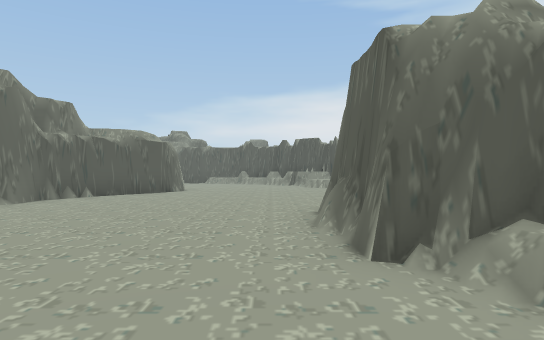
[1] (above)

24 first-person views from a walk through a Unity game level. The camera is 1.3 m above the floor, looks level and sees 75° across. The floor is counted in squares, 2 m on a side. Each view is taken from the middle of a square. On the plan, view 1 faces up. The plan holds only what a view shows up to about 10 squares ahead; the rest is blank. The place goes on beyond the plan.

[2]
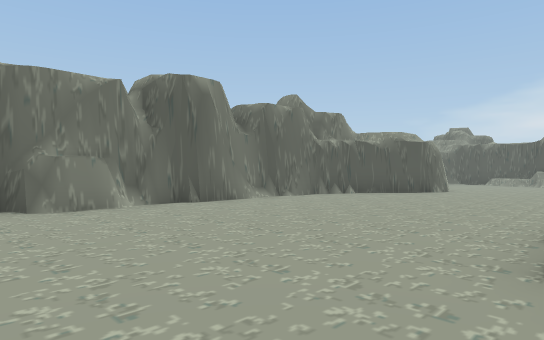

[3]
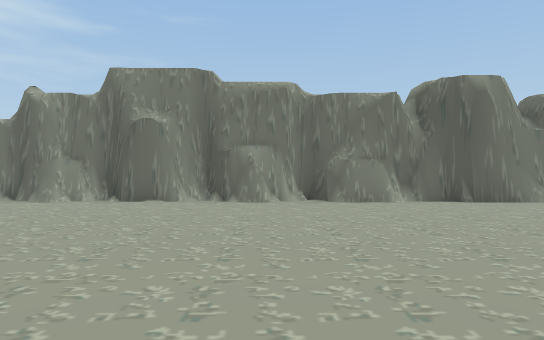

[4]
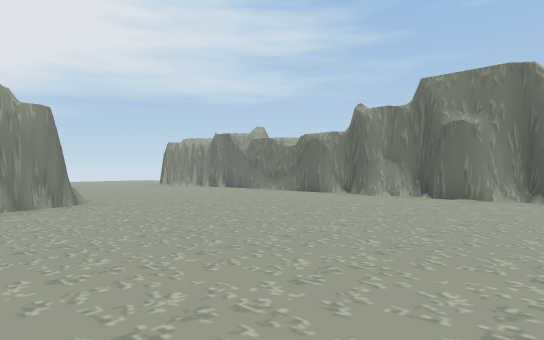

[5]
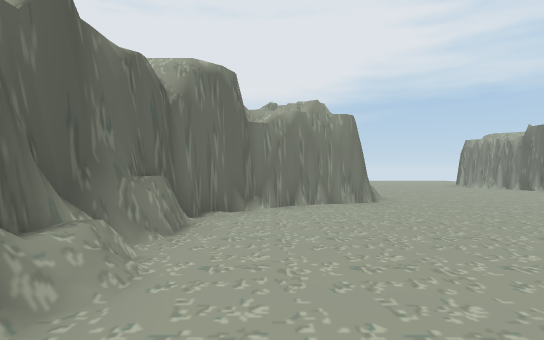

[6]
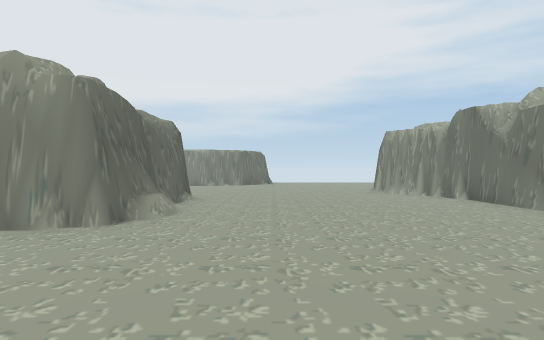

[7]
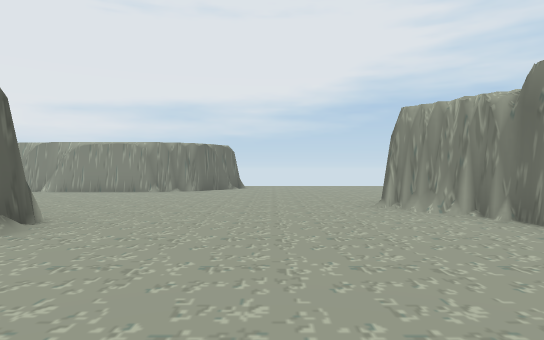

[8]
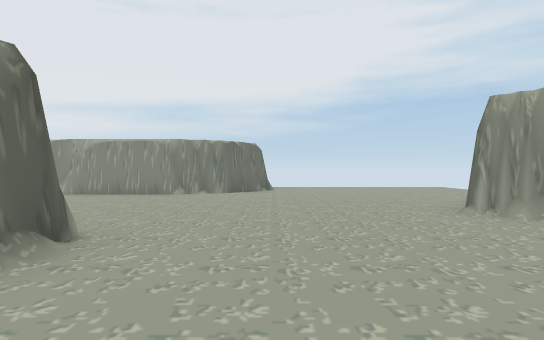

[9]
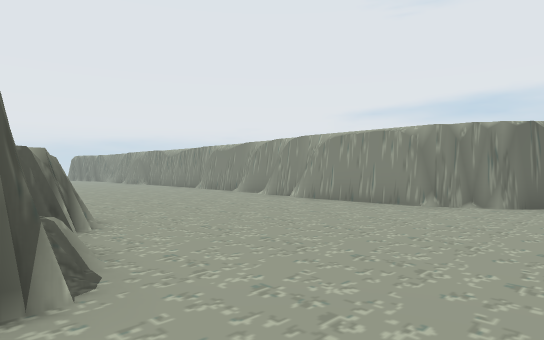

[10]
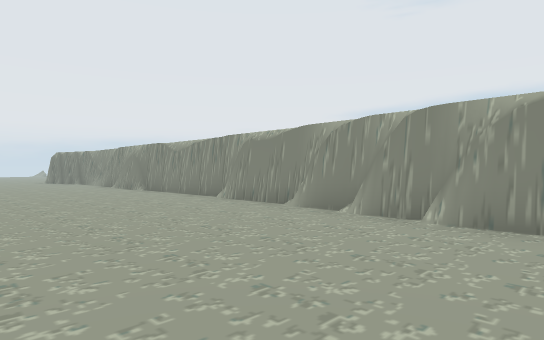

[11]
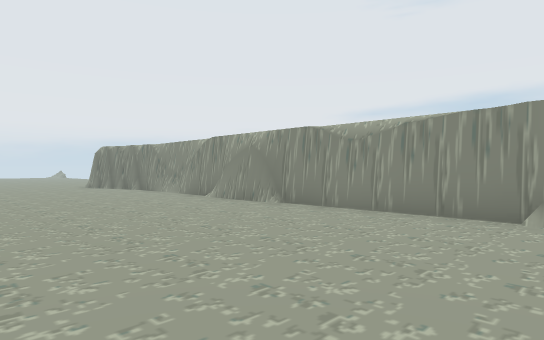

[12]
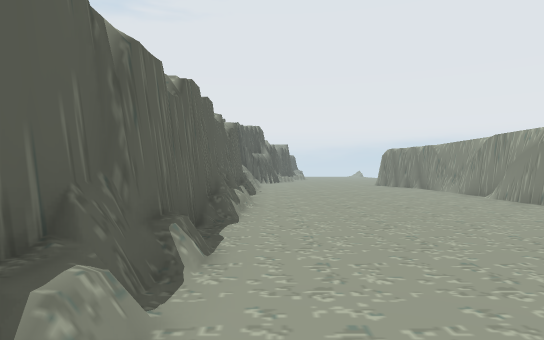

[13]
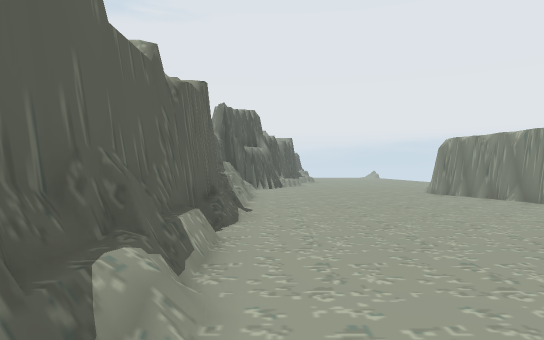

[14]
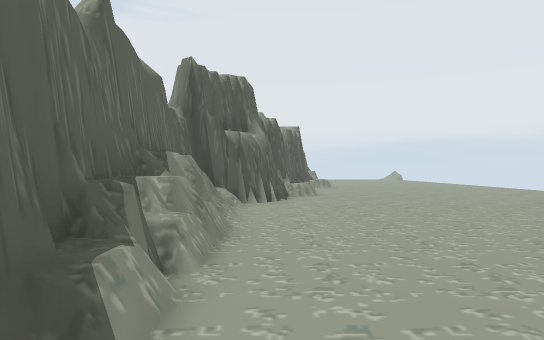

[15]
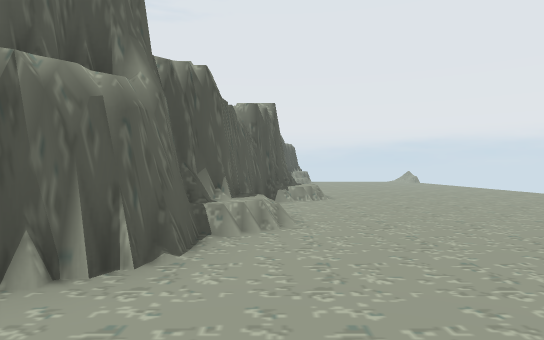

[16]
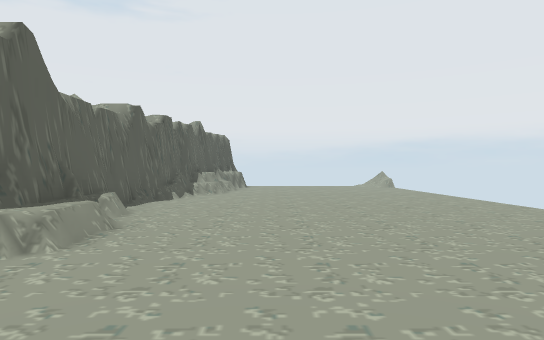

[17]
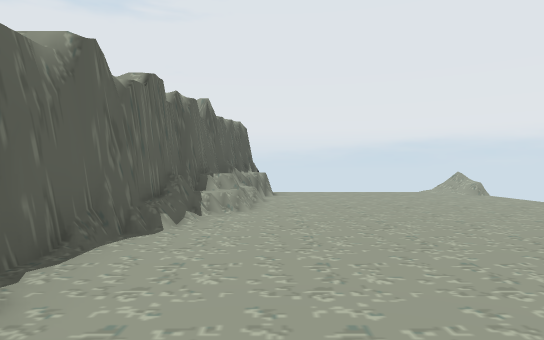

[18]
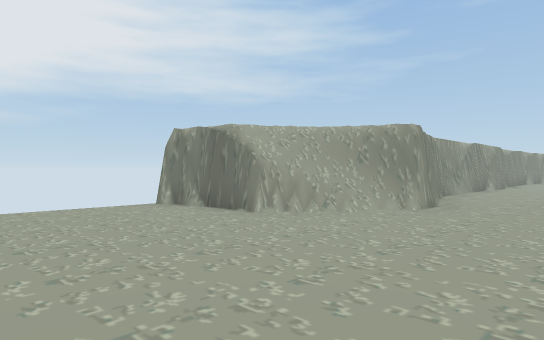

[19]
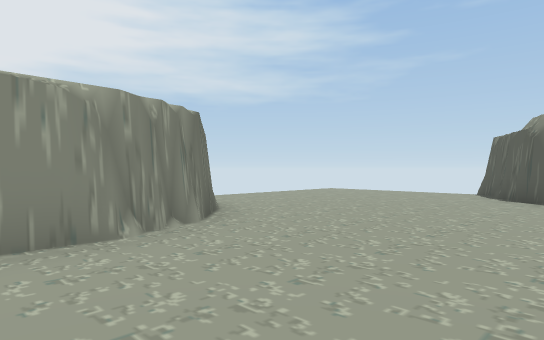

[20]
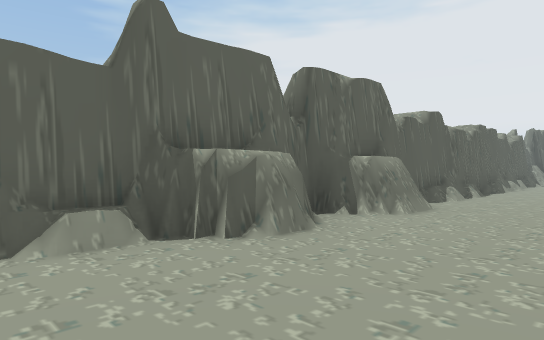

[21]
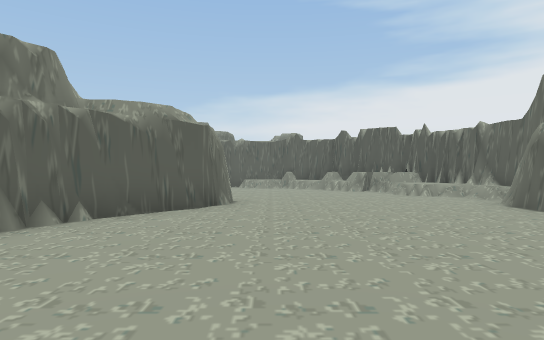

[22]
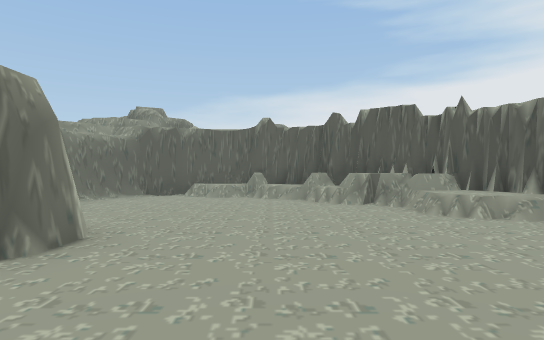

[23]
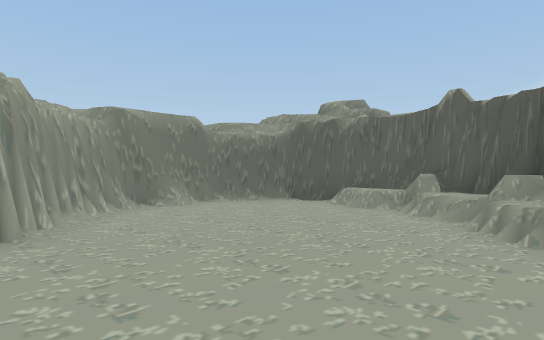

[24]
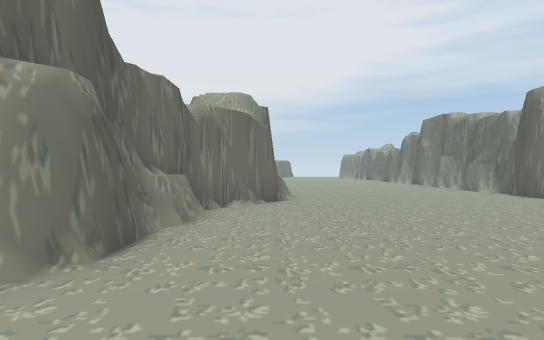

### Floor plan
Key: @ floor where view 1 was taken; # wall or solid block; . floor; / step, stairs or slope; = window, fence, low wall or low ledge; ^ raised ledge.
Columns run from 8 left of view 1 to 42 right of it. Each row starts with its distance up from view 1.
 17    #######
 16    #...=^##
 15    #....=^##
 14    #......=#
 13    #......=#
 12    ##......#
 11     ##.....#
 10    ##......#
  9    #.......#
  8    #......##
  7   ##......#
  6   #.......#
  5   #......##
  4   #......#
  3   #......##
  2   #.......#
  1   #.......
  0   #.....@...
 -1   #.........
 -2   #.........##
 -3   #..........#
 -4   #.........##
 -5   #.........#
 -6   #.........#
 -7     ......###
 -8    ......##
 -9   #......#
-10   #......#
-11   #......######
-12   ##......=##.#####################
-13    #..............................######
-14   ##...............................#=..########
-15  ##....................................==....=#####
-16 ##...............................................^
-17  ..................................................
-18  ........#########....###....####..................
-19   ......##       ###### ###### ###.................
-20    .....                         #...  ............
-21     ...                          #...   .........//
-22                                  #

Positions as (right, up) in squares from view 1, and headings:
1: (0, 0), facing up
2: (1, 0), facing up-left
3: (2, 0), facing left
4: (3, 0), facing down-left
5: (3, 0), facing down
6: (-1, -3), facing down
7: (-2, -7), facing down
8: (-1, -8), facing down
9: (-1, -11), facing down-right
10: (3, -13), facing down-right
11: (9, -13), facing down-right
12: (8, -13), facing right
13: (13, -13), facing right
14: (18, -13), facing right
15: (23, -14), facing right
16: (28, -17), facing right
17: (32, -16), facing right
18: (29, -15), facing down-left
19: (3, -14), facing down-left
20: (1, -15), facing up-right
21: (-2, 4), facing up
22: (-1, 8), facing up
23: (1, 11), facing up-left
24: (1, 13), facing down
